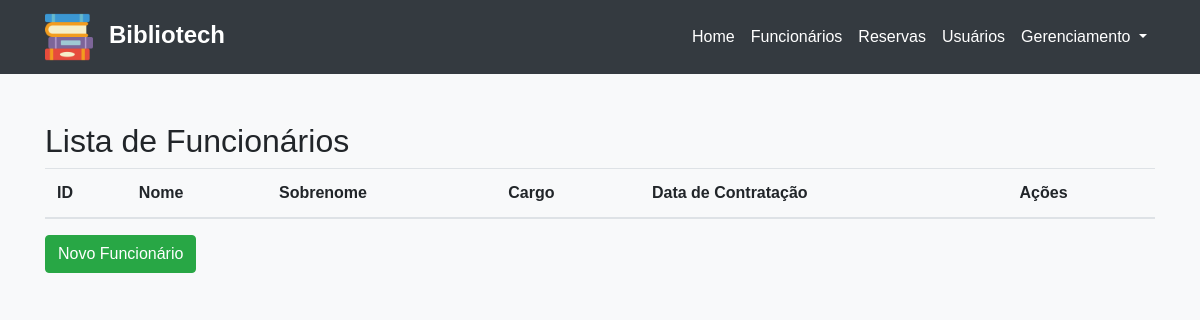
The page /funcionarios/ on the database as committed earlier.
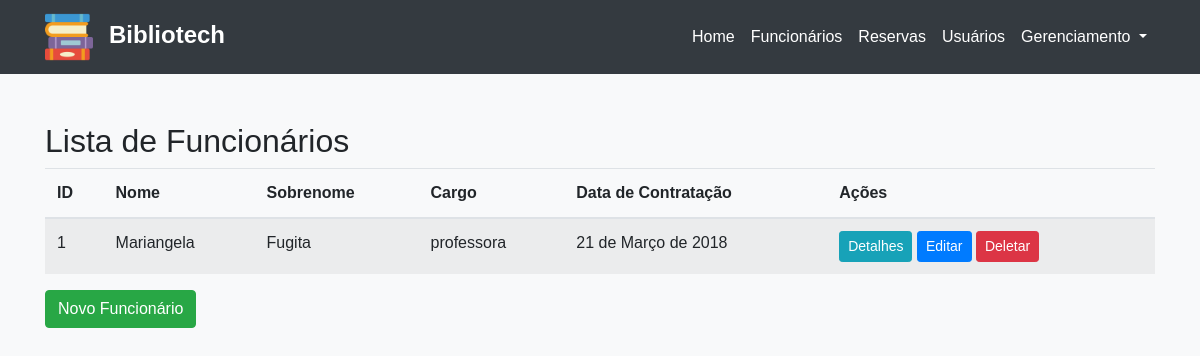
The same page on the database as committed later.
### appmodelo/models.py (models this page shows, shortened)
class Funcionario(models.Model):
    nome = models.CharField(max_length=100)
    sobrenome = models.CharField(max_length=100)
    cargo = models.CharField(max_length=100)
    data_contratacao = models.DateField()

### appmodelo/views/FuncionarioViews.py (the view)
# urls.py: path('funcionarios/', lista_funcionarios, name='lista_funcionarios'),
def lista_funcionarios(request):
    funcionarios = Funcionario.objects.all()
    return render(request, 'lista_funcionarios.html', {'funcionarios': funcionarios})

### appmodelo/templates/lista_funcionarios.html
{% extends 'Header.html' %} {% block content %}
<h2>Lista de Funcionários</h2>
<table class="table table-striped">
  <thead>
    <tr>
      <th>ID</th>
      <th>Nome</th>
      <th>Sobrenome</th>
      <th>Cargo</th>
      <th>Data de Contratação</th>
      <th>Ações</th>
    </tr>
  </thead>
  <tbody>
    {% for funcionario in funcionarios %}
    <tr>
      <td>{{ funcionario.id }}</td>
      <td>{{ funcionario.nome }}</td>
      <td>{{ funcionario.sobrenome }}</td>
      <td>{{ funcionario.cargo }}</td>
      <td>{{ funcionario.data_contratacao }}</td>
      <td>
        <a
          href="{% url 'detalhes_funcionario' funcionario.id %}"
          class="btn btn-info btn-sm"
          >Detalhes</a
        >
        <a
          href="{% url 'editar_funcionario' funcionario.id %}"
          class="btn btn-primary btn-sm"
          >Editar</a
        >
        <a
          href="{% url 'deletar_funcionario' funcionario.id %}"
          class="btn btn-danger btn-sm"
          >Deletar</a
        >
      </td>
    </tr>
    {% endfor %}
  </tbody>
</table>
<a href="{% url 'novo_funcionario' %}" class="btn btn-success"
  >Novo Funcionário</a
>
{% endblock %}

Rows that differ between the two databases and show on the page:
added Funcionario: id "1", nome "Mariangela", sobrenome "Fugita", cargo "professora", data_contratacao "21 de Março de 2018"
